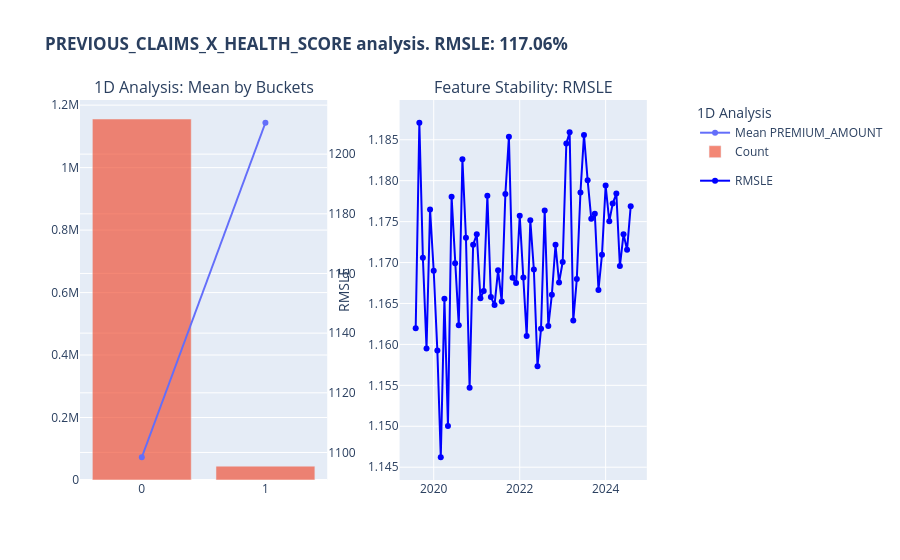

Write notebook code for a chart like this one.
### Code cell
fig__previous_claims_x_health_score = feature_analysis(data, 'PREVIOUS_CLAIMS_X_HEALTH_SCORE', 'PREMIUM_AMOUNT', 'POLICY_START_DATE')['fig']

save_chart(fig__previous_claims_x_health_score, 'PREVIOUS_CLAIMS_X_HEALTH_SCORE', FIGURES_DIR / 'eda' / 'features_analysis_1d', vs_wide)
fig__previous_claims_x_health_score.show(**vs_wide)

### Figure 1 — Plotly figure (JSON) as saved in the notebook; plotly's stock layout.template omitted (floating-point values rounded to 4 significant figures)
{"data": [{"legendgroup": "legend1", "mode": "lines+markers", "name": "Mean PREMIUM_AMOUNT", "x": ["0", "1"], "y": [1098.0, 1211.0], "type": "scatter", "xaxis": "x", "yaxis": "y2"}, {"legendgroup": "legend1", "name": "Count", "opacity": 0.7, "x": ["0", "1"], "y": [1155616, 44384], "type": "bar", "xaxis": "x", "yaxis": "y"}, {"legendgroup": "legend2", "line": {"color": "blue", "width": 2}, "mode": "lines+markers", "name": "RMSLE", "x": ["2019-08", "2019-09", "2019-10", "2019-11", "2019-12", "2020-01", "2020-02", "2020-03", "2020-04", "2020-05", "2020-06", "2020-07", "2020-08", "2020-09", "2020-10", "2020-11", "2020-12", "2021-01", "2021-02", "2021-03", "2021-04", "2021-05", "2021-06", "2021-07", "2021-08", "2021-09", "2021-10", "2021-11", "2021-12", "2022-01", "2022-02", "2022-03", "2022-04", "2022-05", "2022-06", "2022-07", "2022-08", "2022-09", "2022-10", "2022-11", "2022-12", "2023-01", "2023-02", "2023-03", "2023-04", "2023-05", "2023-06", "2023-07", "2023-08", "2023-09", "2023-10", "2023-11", "2023-12", "2024-01", "2024-02", "2024-03", "2024-04", "2024-05", "2024-06", "2024-07", "2024-08"], "y": [1.162, 1.187, 1.171, 1.159, 1.176, 1.169, 1.159, 1.146, 1.166, 1.15, 1.178, 1.17, 1.162, 1.183, 1.173, 1.155, 1.172, 1.173, 1.166, 1.167, 1.178, 1.166, 1.165, 1.169, 1.165, 1.178, 1.185, 1.168, 1.167, 1.176, 1.168, 1.161, 1.175, 1.169, 1.157, 1.162, 1.176, 1.162, 1.166, 1.172, 1.168, 1.17, 1.185, 1.186, 1.163, 1.168, 1.179, 1.186, 1.18, 1.175, 1.176, 1.167, 1.171, 1.179, 1.175, 1.177, 1.178, 1.17, 1.173, 1.172, 1.177], "type": "scatter", "xaxis": "x2", "yaxis": "y3"}], "layout": {"xaxis": {"anchor": "y", "domain": [0.0, 0.41]}, "yaxis": {"anchor": "x", "domain": [0.0, 1.0]}, "yaxis2": {"anchor": "x", "overlaying": "y", "side": "right"}, "xaxis2": {"anchor": "y3", "domain": [0.53, 0.94]}, "yaxis3": {"anchor": "x2", "domain": [0.0, 1.0], "title": {"text": "RMSLE"}, "tickformat": ".3f"}, "yaxis4": {"anchor": "x2", "overlaying": "y3", "side": "right"}, "annotations": [{"font": {"size": 16}, "showarrow": false, "text": "1D Analysis: Mean by Buckets", "x": 0.205, "xanchor": "center", "xref": "paper", "y": 1.0, "yanchor": "bottom", "yref": "paper"}, {"font": {"size": 16}, "showarrow": false, "text": "Feature Stability: RMSLE", "x": 0.735, "xanchor": "center", "xref": "paper", "y": 1.0, "yanchor": "bottom", "yref": "paper"}], "legend": {"title": {"text": "1D Analysis"}, "y": 1}, "legend2": {"title": {"text": "Feature Stability"}, "y": 1}, "title": {"text": "<b>PREVIOUS_CLAIMS_X_HEALTH_SCORE analysis. RMSLE: 117.06%"}}}
